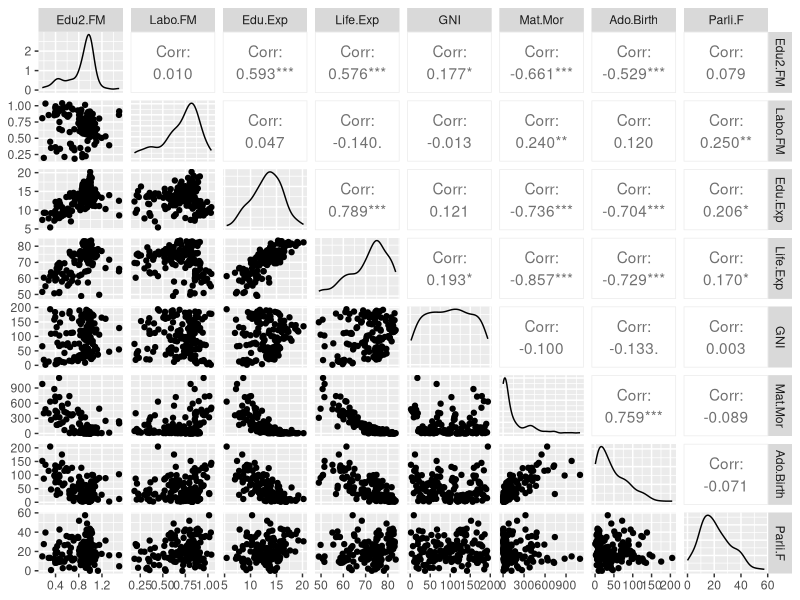
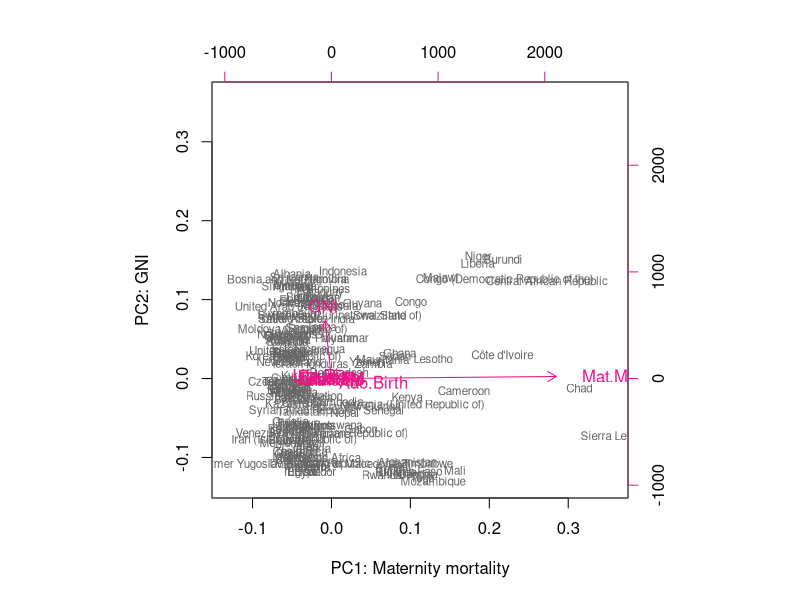
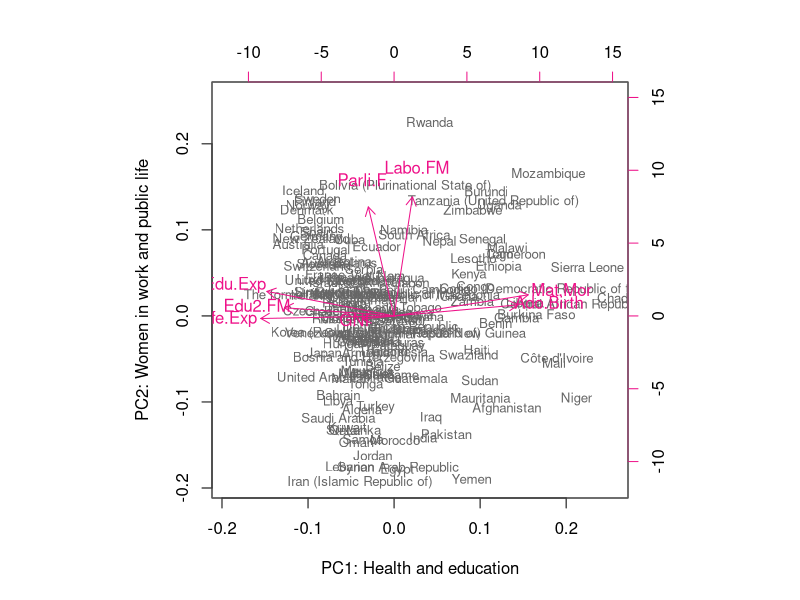
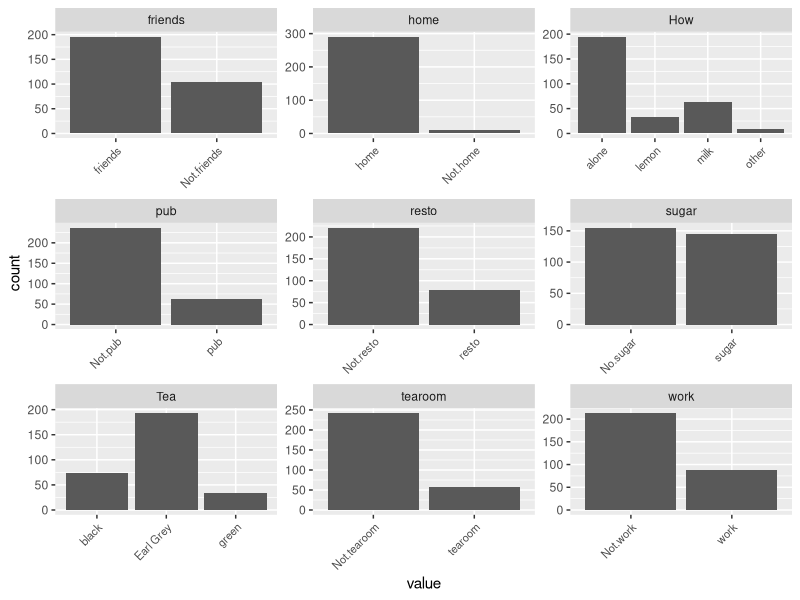
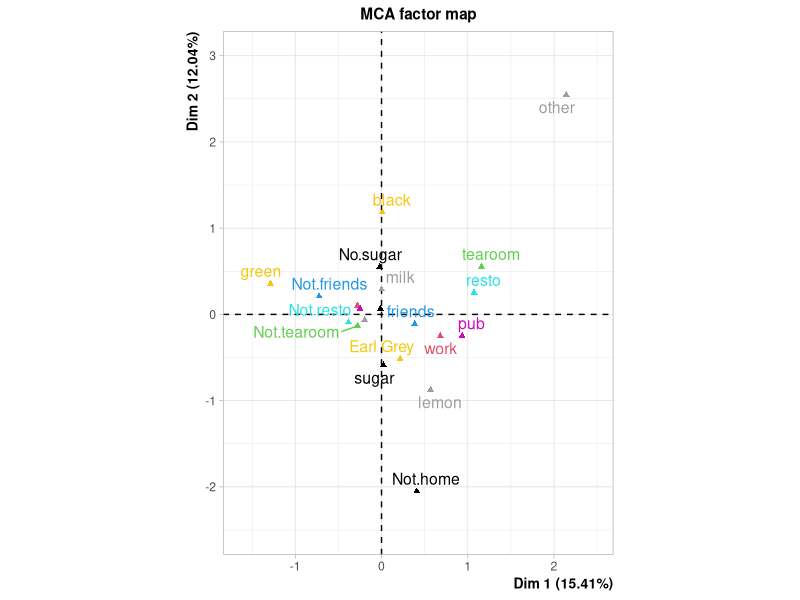

These charts were generated, in order, by the following R code:
## ---- chunk 1
library(MASS); library(dplyr); library(ggplot2); library(GGally); library(tidyr)

human <- read.csv2(file = "data/human.csv", sep = ",", dec = ".")

str(human)

g1 <- ggpairs(human)
g1

summary(human)

## ---- chunk 2

# perform principal component analysis (with the SVD method)
pca_human <- prcomp(human)

summary(pca_human)

# draw a biplot of the principal component representation and the original variables
biplot(pca_human, choices = 1:2, cex = c(0.7,1), col = c("grey40", "deeppink2"), xlab = "PC1: Maternity mortality", ylab = "PC2: GNI")


## ---- chunk 3

human_std <- scale(human)

# perform principal component analysis (with the SVD method)
pca_human_std <- prcomp(human_std)

summary(pca_human_std)

# draw a biplot of the principal component representation and the original variables
biplot(pca_human_std, choices = 1:2, cex = c(0.8,1), col = c("grey40", "deeppink2"), xlab="PC1: Health and education", ylab="PC2: Women in work and public life")

## ---- chunk 4

library(FactoMineR)

data("tea")

str(tea)

# visualizing variables home, work, tearoom, friends, resto, pub, Tea, How, sugar
gather(tea[,7:15]) %>% ggplot(aes(value)) + facet_wrap("key", scales = "free") + geom_bar() + theme(axis.text.x = element_text(angle = 45, hjust = 1, size = 8))

## ---- chunk 5

# MCA with variables: home, work, tearoom, friends, resto, pub, Tea, How, sugar
mca <- MCA(tea[,7:15], graph = FALSE)

# summary of the model
summary(mca)

# visualize MCA
plot(mca, invisible=c("ind"), habillage = "quali")
